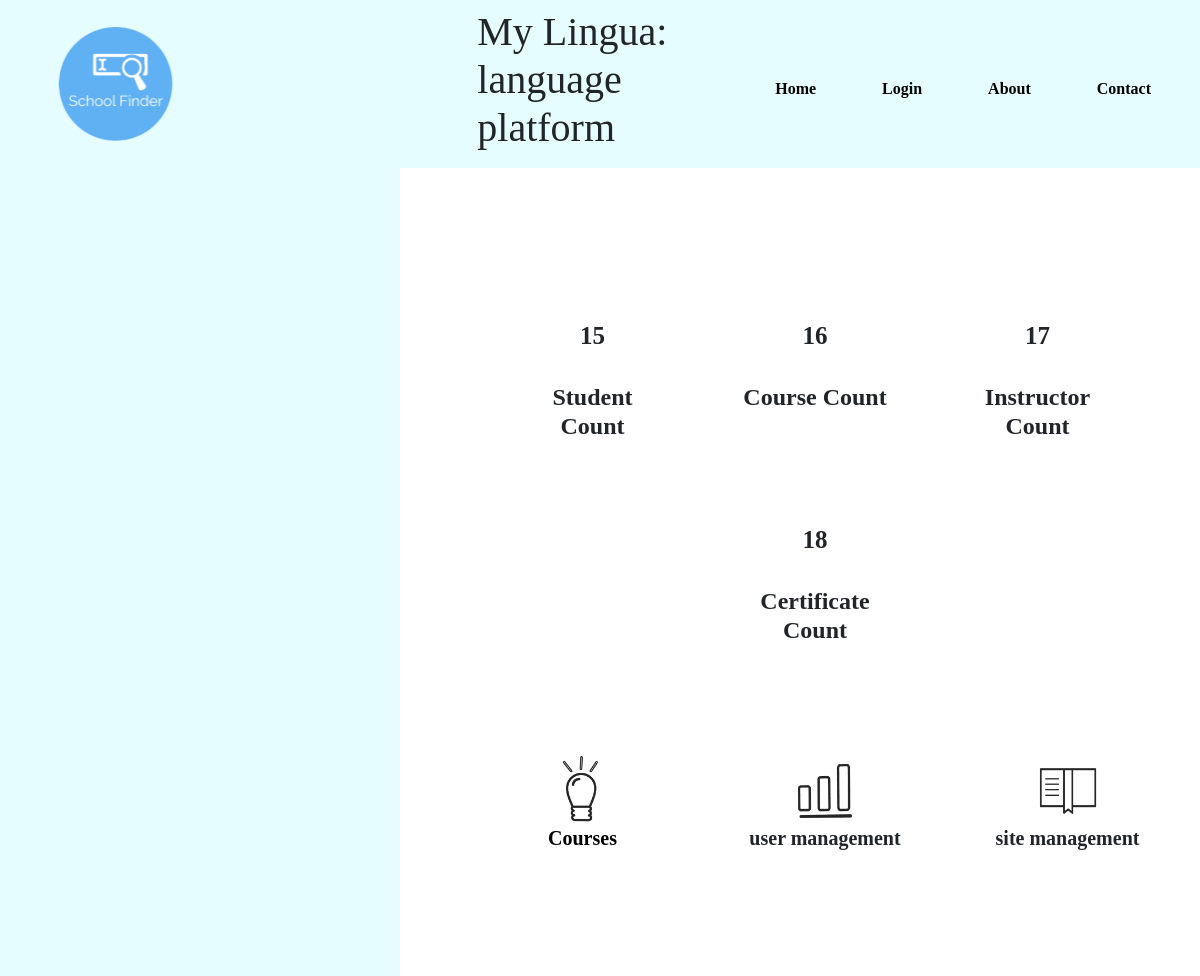
Page / (signed in) on the earlier database version.
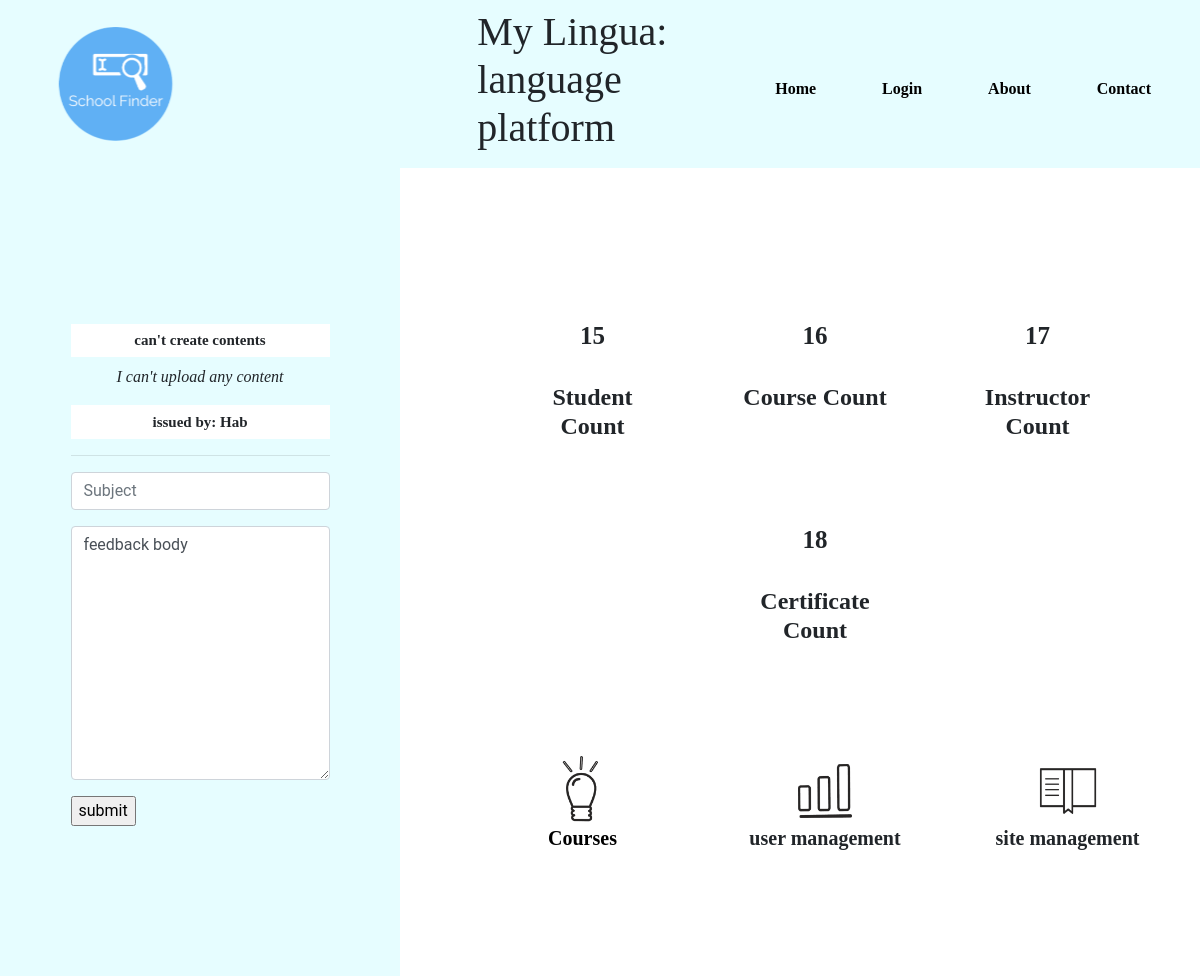
Same page on the later database version.
### adminApp/models.py (models this page shows, shortened)
class SiteStats(models.Model):
    logDate = models.DateTimeField(auto_now=True) # the log date
    stdCount = models.IntegerField(default=0, null=True) # the student count
    courseCount = models.IntegerField(default=0, null=True) # the course count
    insCount = models.IntegerField(default=0, null=True) # theinstructor count
    certCount = models.IntegerField(default=0, null=True) # the certificates issued

class InstructorFeedback(models.Model):
    feedbackTitle = models.CharField(max_length=255, default='new feedback')
    feedbackDescription = models.TextField(default='feedback body')
    createdBy = models.ForeignKey(Instructor, on_delete=models.CASCADE, related_name='Feedbacks')
    has_response = models.BooleanField(default='False')

class Instructor(models.Model):
    instructor = models.OneToOneField(UserProfile, on_delete=models.CASCADE, related_name='instructor', default='')
    profile_pic = models.ImageField(upload_to='media/profilePics', default='')

class UserProfile(AbstractUser):
    is_instructor = models.BooleanField(null=True)

### adminApp/views.py (the view, shortened to what this page needs)
# urls.py: path('', HomePage.as_view(), name='home'),
class HomePage(ListView):
    model = SiteStats
    template_name = 'adminSite/index.html'
    siteStats = SiteStats.objects.last()
    def get(self, request):
        if request.user.is_staff:
            AdminForm = AdminFeedBackForm
            siteFeedback = InstructorFeedback.objects.filter(has_response=False)[:2]
            return render(request, self.template_name, {'feedbacks': siteFeedback, 'stats':self.siteStats, 'adminForm':AdminForm})
        if request.user.is_instructor:
            return redirect('instructorHome')

### adminApp/templatetags/myfilters.py (called while the page is built)
@register.simple_tag
def placeHolder(value, arg, classname):
    return value.as_widget(attrs={'placeholder':arg, 'class': classname})

### templates/adminSite/index.html (shortened to what this page needs)
{% extends 'base.html' %}
{% load static %}
{% load myfilters %}
{% block content %}
<div class="row">
   <div class = "col-lg-4" style="background-color:#e6fdff">
      {% for feedback in feedbacks  %}
         {% if not feedback.has_response %}
          <div class="feedbackRow">
            <h3>{{feedback.feedbackTitle }}</h3>
            <p>{{feedback.feedbackDescription}}</p>
            <h5>issued by: {{feedback.createdBy.instructor.username}}</h5>
             <hr>
            <form method="POST">
               <div class="form-group">
                  {%placeHolder adminForm.feedbackTitle 'Subject' 'form-control adminFeedback' %}
               </div>
               <div class="form-group">
                  {%placeHolder adminForm.feedbackDescription 'Subject' 'form-control adminFeedback' %}
               </div>
               <input type ="submit" name='btn_{{feedback.id}}' value='submit'/>
            </form>
          </div>
         {% endif %}
      {% endfor %}
   </div>
   <div class="col-lg-8 ml-auto" style="margin-top:100px;">
        <div class="container">
           <div class="row justify-content-center">
              <div class="col-lg-3 statsRow" style="margin-top:30px;">
                   <h3 class = "bigNumber">{{stats.stdCount}}</h3> <br/>
                   <h4 class = "bigNumberSub"> Student Count </h4>
              </div>
              <div class="col-lg-3 statsRow" style="margin-top:30px;">
               <h3 class = "bigNumber">{{stats.courseCount}}</h3> <br/>
               <h4 class = "bigNumberSub"> Course Count </h4>
             </div>
             <div class="col-lg-3 statsRow" style="margin-top:30px;">
               <h3 class = "bigNumber">{{stats.insCount}}</h3> <br/>
               <h4 class = "bigNumberSub"> Instructor Count </h4>
          </div>
         </div>
          <div class="row justify-content-center">
            <div class="col-lg-3 statsRow" style="margin-top:30px;">
               <h3 class = "bigNumber">{{stats.certCount}}</h3> <br/>
               <h4 class = "bigNumberSub"> Certificate Count </h4>
          </div>
          </div>
          <div class = "row justify-content-center">
               <div class = "col-lg-3 buttonRow">
                  <div class = "row justify-content-center">
                     <img src = '{% static "images/Pratices.png" %}' width = "70px" height="70px"/>
                  </div>
                  <div class="row justify-content-center">
                     <h5><a href="{% url 'courseList' %}" style='text-decoration:none;color:black;'>Courses </a> </h5>
                  </div>
               </div>
               <div class = "col-lg-3 buttonRow">
                  <div class = "row justify-content-center">
                     <img src = '{% static "images/Progress.png" %}' width = "70px" height="70px"/>
                  </div>
                  <div class="row justify-content-center">
                     <h5> user management</h5>
                  </div>
               </div>
               <div class = "col-lg-3 buttonRow">
                  <div class = "row justify-content-center">
                     <img src = '{% static "images/certificates.png" %}' width = "70px" height="70px"/>
                  </div>
                  <div class="row justify-content-center">
                     <h5> site management</h5>
                  </div>
               </div>
          </div>
           </div>
   </div>
   </div>
</div>
{% endblock content %}

### templates/base.html (shortened to what this page needs)
{% load static %}
<!DOCTYPE html>
<head>
    <link rel = "stylesheet" href = "{% static '/css/bootstrap.min.css' %}">
   <link rel = "stylesheet" href = "{% static '/css/mdb.min.css' %}">
    <link rel = "stylesheet" href = "{% static '/css/Config.css'%}">
    <link rel = "stylesheet" href = "{% static '/css/all.css' %}">
    <link rel = "stylesheet" href = "{% static '/css/fontawesome.css' %}">
    <link rel = "stylesheet" href = "{% static '/css/material-icons.css' %}">
</head>
<body>
    <div class = "body">
        <div class = "container-fluid" style="padding:0% !important;">
            <div class = "row">
                <div class = "col-lg-12 col-md-12 col-sm-12 col-xs-12" id = "sidebar">
                    <div id = "menuContainer">
                        <nav class="navbar navbar-expand-lg" style="box-shadow:none !important;background-color:#E6FDFF !important;">
                            <img class="navbar-brand" src = "{% static 'images/Logo2.png' %}" style="width:200px;"/>
                            <h1 style="margin-left:21%;font-family:'source sans pro' !important;">My Lingua: language platform</h1>
                                <ul class = "navbar-nav ml-auto" id = "menuPlace">
                                    <li class = "nav-item LinkText">
                                        <a  href = "#" class = "nav-link"> <p>Home</p></a>
                                    </li>
                                    <li class = "nav-item LinkText">
                                        <a href = "#" class = "nav-link"><p>Login</p></a>
                                    </li>
                                  <li class = "nav-item LinkText">
                                      <a href = "#" class = "nav-link"><p>About</p></a>
                                  </li>
                                  <li class = "nav-item LinkText">
                                      <a href = "#" class = "nav-link"> <p>Contact</p></a>
                                  </li>
                             </ul>
                            </div>
                    </div>
            </div>
               <div class = "col-lg-12 col-md-12 col-xs-12 col-sm-12">
                   {% block content %}
                   {% endblock content %}
               </div>
            </div>
</body>

### static/css/Config.css (style rules this page uses)
body { overflow-x:hidden; }
#menuPlace li { margin-top: 25px; font-family: "Montserrat"; font-size: 15px; color: black !important; margin-left: 25px; }
#menuPlace > li > a { color: black; margin-right: 25px; font-size: 16px; font-weight: 700; }
.bigNumber { font-family: 'Montserrat' !important; font-size: 25px; font-weight: 600; text-align:center; }
.statsRow { margin-top: 30px; padding: 3%; border-width: 1px; border-radius: 30px; margin-left: 30px; }
.bigNumberSub { font-family: 'source sans pro' !important; text-align:center; font-weight: bold; }
.buttonRow { padding: 4%; border-width: 1px; border-radius: 30px; height: 200px; margin-top: 50px; margin-bottom: 50px; margin-left: 50px; }
.buttonRow > div > h5 { font-family:'Droid sans' !important; font-weight: bold; }
.feedbackRow { padding: 15%; margin-top: 100px; }
.feedbackRow h3 { font-family:"montserrat"; font-size: 15px; font-weight: bold; text-align: center; background-color:white; padding:3%; }
.feedbackRow p { font-family: 'droid sans'; font-weight: 12px; font-style: italic; text-align:center; }
.feedbackRow h5 { font-family:"montserrat"; font-size: 15px; font-weight: bold; text-align: center; background-color :white; padding:3%; }

Differences in the rows shown:
added InstructorFeedback: feedbackTitle "can't create contents", feedbackDescription "I can't upload any content", createdBy.instructor.username "Hab"
